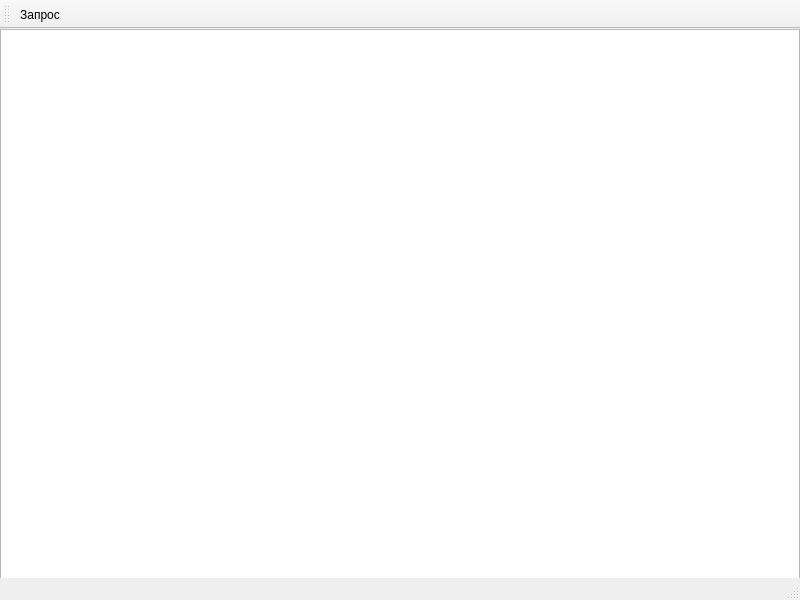
<?xml version="1.0" encoding="UTF-8"?>
<ui version="4.0">
 <class>MainWindow</class>
 <widget class="QMainWindow" name="MainWindow">
  <property name="geometry">
   <rect>
    <x>0</x>
    <y>0</y>
    <width>800</width>
    <height>600</height>
   </rect>
  </property>
  <property name="windowTitle">
   <string>MainWindow</string>
  </property>
  <widget class="QWidget" name="centralwidget">
   <widget class="QListWidget" name="listWidget">
    <property name="geometry">
     <rect>
      <x>0</x>
      <y>0</y>
      <width>800</width>
      <height>600</height>
     </rect>
    </property>
   </widget>
  </widget>
  <widget class="QMenuBar" name="menubar">
   <property name="geometry">
    <rect>
     <x>0</x>
     <y>0</y>
     <width>800</width>
     <height>26</height>
    </rect>
   </property>
  </widget>
  <widget class="QStatusBar" name="statusbar"/>
  <widget class="QToolBar" name="toolBar">
   <property name="windowTitle">
    <string>toolBar</string>
   </property>
   <attribute name="toolBarArea">
    <enum>TopToolBarArea</enum>
   </attribute>
   <attribute name="toolBarBreak">
    <bool>false</bool>
   </attribute>
   <addaction name="action"/>
  </widget>
  <action name="action">
   <property name="text">
    <string>Запрос</string>
   </property>
  </action>
 </widget>
 <resources/>
 <connections/>
</ui>
